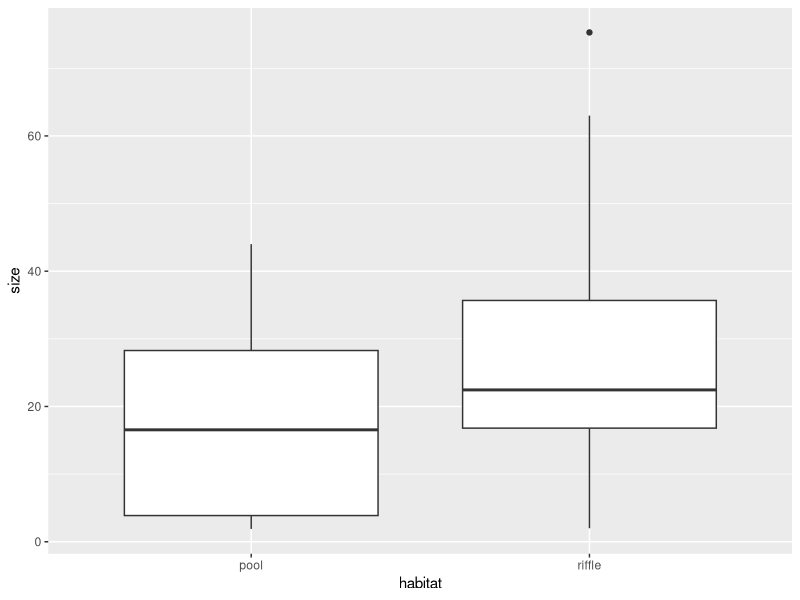
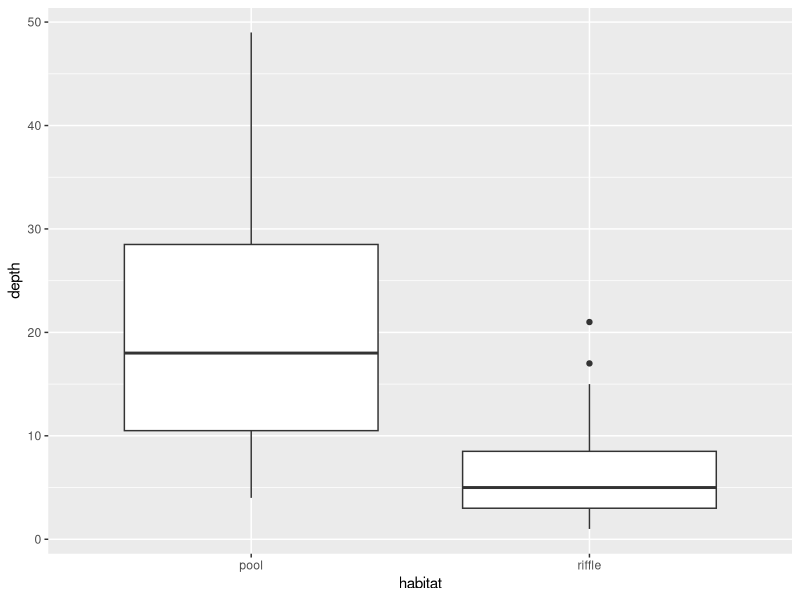

The R script that drew these images, in order:

## read `data_cobble_size.csv` & `data_depth.csv`
## use R function to read them, and create objects `df_cb` and `df_depth`

library(tidyverse)

df_cb <- read_csv(here::here("data_raw/data_cobble_size.csv"))
df_depth <- read_csv(here::here("data_raw/data_depth.csv"))

## create a boxplot, comparing cobble size and water depth
## between riffle and pool
## - y-axis = cobble size or depth
## - x-axis = habitat type (riffle or pool)

## cobble boxplot
## g_cb <- ... saves ggplot as an object
g_cb <- df_cb %>% 
  ggplot(aes(x = habitat,
             y = size)) +
  geom_boxplot()

print(g_cb)

## depth boxplot
g_depth <- df_depth %>% 
  ggplot(aes(x = habitat,
             y = depth)) +
  geom_boxplot()

print(g_depth)

## t-test
## go to "two-group comparison" in Biostats for details

## cobble size
## - pick data for pool
y_cb0 <- df_cb %>% 
  filter(habitat == "pool") %>% 
  pull(size)

## - pick data for riffle
y_cb1 <- df_cb %>% 
  filter(habitat == "riffle") %>% 
  pull(size)

## - perform t.test()
t.test(y_cb0, y_cb1)


## water depth
y_dep0 <- df_depth %>% 
  filter(habitat == "pool") %>% 
  pull(depth)

y_dep1 <- df_depth %>% 
  filter(habitat == "riffle") %>% 
  pull(depth)

t.test(y_dep0, y_dep1)

